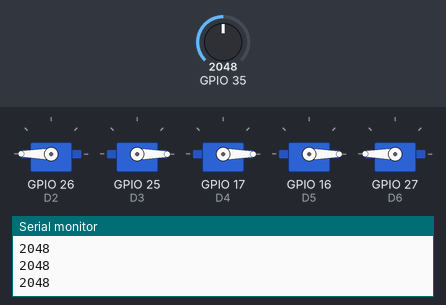
Simulated run of this sketch. Board: ESP32. Parts: 5 × servo, the last lines printed to the serial monitor. Inputs (shaded band) come from the test bench; at power-on: GPIO 35 = 2048.

Above: at 1.2 s.
1.3 s: GPIO 35 set to 17
2.8 s: GPIO 35 set to 12
At 3.9 s:
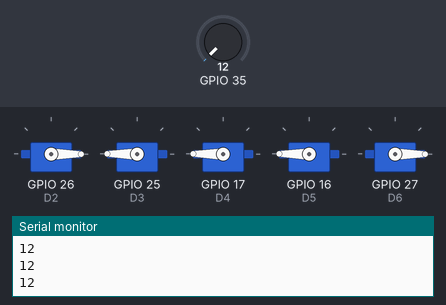
4.3 s: GPIO 35 set to 491
At 5.2 s:
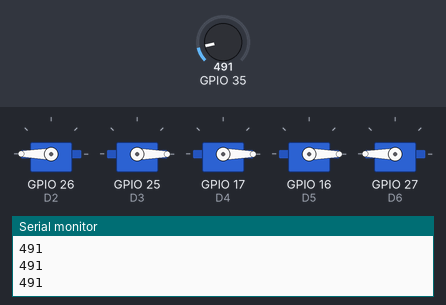
5.8 s: GPIO 35 set to 0
At 6.2 s:
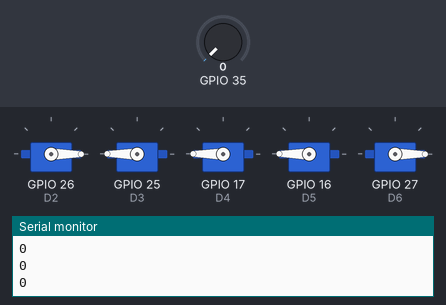
Timing chart, 0 to 8.3 s (numbered marks = the images above; inputs shaded):
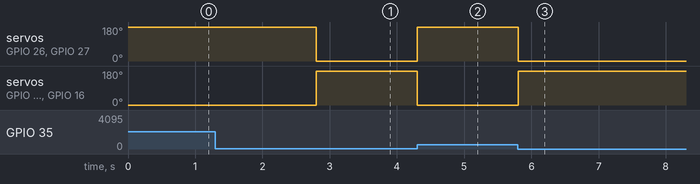

The sketch:

Abrir-Cerrar-EMG-Vicadel.ino
```cpp
//Script to control InMoov Arm using Aoutecen EMG Muscle Sensor V3 from Advancer Technologies
//by Victor Alonso (vicadel@alumni.uv.es)
//Valencia (Spain)
//July 2024
//Part of TFG 3D Prostetic Hand & Forarm - InMoov Project

//For information about Aoutecen EMG Muscle Sensor V3 board, manual and other resources, please visit:
//https://www.tme.eu/Document/8732078ad54d82f6b49c5284341026b5/POLOLU-2726.pdf


/* * This program is free software; you can redistribute it and/or modify
 * it under the terms of the GNU General Public License as published by
 * the Free Software Foundation; either version 3 of the License, or
 * (at your option) any later version.
 *
 * This program is distributed in the hope that it will be useful,
 * but WITHOUT ANY WARRANTY; without even the implied warranty of
 * MERCHANTABILITY or FITNESS FOR A PARTICULAR PURPOSE.  See the
 * GNU General Public License for more details.
 *
 * You should have received a copy of the GNU General Public License
 * along with this program.  If not, see <http://www.gnu.org/licenses/>.
 * */


//Incluye la librería ESP32Servo que permite controlar servomotores con un ESP32
#include <ESP32Servo.h>
//ESP32 esta definido - flexibilidad y concrecion para el micro ESP32
#ifdef ESP32

// Definición de pines analógicos y digitales para el ESP32
//ANALOGICOS A0-A7
#define A0 2
#define A1 4
#define A2 35
#define A3 34
#define A4 36
#define A5 39
#define A6 32
#define A7 33
//DIGITALES D2-D13
#define D2 26
#define D3 25
#define D4 17
#define D5 16
#define D6 27
#define D7 14
#define D8 12
#define D9 13
#define D10 5
#define D11 23
#define D12 19
#define D13 18
#endif


//TENGO QUE CAMBIAR LOS PINES DE ARDUINO A ESP32 CON LA TABLA DE VICENT
#define THRESHOLD 14 //In order to determine the state of the hand (opened/closed)
#define EMGPIN     A2 //Analog pin connected to Muscle Sensor V3 Board
#define LITTLEPIN  D2 //Digital pin used by Little servo
#define RINGPIN    D3 //Digital pin used by Ring servo
#define MIDDLEPIN  D4 //Digital pin used by Middle servo
#define INDEXPIN   D5 //Digital pin used by Index servo
#define THUMBPIN  D6 //Digital pin used by Thumb servo

//Constants used to open and close the fingers
#define LITTLE 1
#define RING   2
#define MIDDLE 3
#define INDEX  4
#define THUMB  5
//TENGO QUE CAMBIAR LOS PINES DE ARDUINO A ESP32 CON LA TABLA DE VICENT


Servo servoLittleFinger;         // Define servo fingers
Servo servoRingFinger;           // Define servo fingers
Servo servoMiddleFinger;         // Define servo fingers
Servo servoIndexFinger;          // Define servo fingers
Servo servoThumbFinger;          // Define servo fingers

int finger;

// Motion routines for handopen and handclose
void openhand(){for(finger = 1; finger < 6; finger++){openFinger(finger);}}
void closehand(){for(finger = 1; finger < 6 ; finger++){closeFinger(finger);}}

// You have to rewrite properly the functions to open and close the fingers
// according of your assembly
// In my case, middle and index fingers are opened when servo is at 170 degrees and the others when servo is at 0 degrees
// I have used Towardpro MG996R servos

void openFinger(int finger){
  if(finger==LITTLE){servoLittleFinger.write(0);} // Little finger
  else if(finger==RING){servoRingFinger.write(180);}// Ring finger
  else if(finger==MIDDLE){servoMiddleFinger.write(180);}// Middle finger   //170
  else if(finger==INDEX){servoIndexFinger.write(180);}// Index finger
  else if(finger==THUMB){servoThumbFinger.write(0);}//Thumb finger
}

void closeFinger(int finger){
  if(finger==LITTLE){servoLittleFinger.write(180);} // Little finger
  else if(finger==RING){servoRingFinger.write(0);}// Ring finger
  else if(finger==MIDDLE){servoMiddleFinger.write(0);}// Middle finger
  else if(finger==INDEX){servoIndexFinger.write(0);}// Index finger
  else if(finger==THUMB){servoThumbFinger.write(180);}//Thumb finger        //170
}

void setup(){

  Serial.begin(9600); //BAUDRATE set to 115200, remember it to set monitor serial properly (used this BaudRate and "NL&CR" option to visualize the values correctly)

  //puerto serie me comunico a 9600 baudios mirar lectura, mirar paraemtros por defecto del programa,

  servoLittleFinger.attach(LITTLEPIN);      // Set Little finger servo to digital pin 3
  servoRingFinger.attach(RINGPIN);          // Set Ring finger servo to digital pin 5
  servoMiddleFinger.attach(MIDDLEPIN);      // Set Middle finger servo to digital pin 6
  servoIndexFinger.attach(INDEXPIN);        // Set Index finger servo to digital pin 9
  servoThumbFinger.attach(THUMBPIN);        // Set Thumb finger servo to digital pin 10

}//end setup

void loop() {// Nothing to do here, all is done in the interrupt function

  int value = analogRead(EMGPIN); //Sampling analog signal
  if(value>THRESHOLD) //If the value of the sample is greater than THRESHOLD means that the hand has been closed
  {closehand();}
  else //Otherwise the hand is open
  {openhand();}
  Serial.println(value); //You can use serial monitor to set THRESHOLD properly, comparing the values shown when you open and close your hand
}
```

Measured:
- the behaviour switches between 15 and 14 on GPIO 35 (found by bisection; images 0 and 1)
- after the input at 2.8 s, servo on GPIO 26 (D2), servo on GPIO 27 (D6): 180° → 0° at once; servo on GPIO 25 (D3), servo on GPIO 17 (D4), servo on GPIO 16 (D5): 0° → 180° at once
- after the input at 4.3 s, servo on GPIO 26 (D2), servo on GPIO 27 (D6): 0° → 180° at once; servo on GPIO 25 (D3), servo on GPIO 17 (D4), servo on GPIO 16 (D5): 180° → 0° at once
- after the input at 5.8 s, servo on GPIO 26 (D2), servo on GPIO 27 (D6): 180° → 0° at once; servo on GPIO 25 (D3), servo on GPIO 17 (D4), servo on GPIO 16 (D5): 0° → 180° at once
